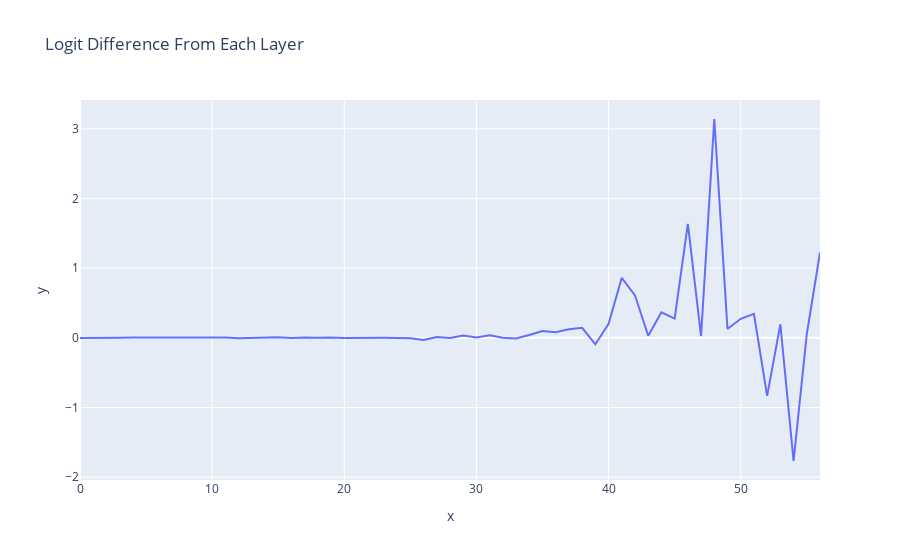

This figure's notebook cell:
### Code cell
per_layer_residual, labels = clean_cache.decompose_resid(
    layer=-1, pos_slice=-1, return_labels=True
)
per_layer_logit_diffs = residual_stack_to_logit_diff(per_layer_residual, clean_cache)
line(per_layer_logit_diffs, hover_name=labels, title="Logit Difference From Each Layer")

### Figure 1 — Plotly figure (JSON) as saved in the notebook; plotly's stock layout.template omitted (floating-point values rounded to 4 significant figures)
{"data": [{"hovertemplate": "<b>%{hovertext}</b><br><br>x=%{x}<br>y=%{y}<extra></extra>", "hovertext": ["embed", "0_attn_out", "0_mlp_out", "1_attn_out", "1_mlp_out", "2_attn_out", "2_mlp_out", "3_attn_out", "3_mlp_out", "4_attn_out", "4_mlp_out", "5_attn_out", "5_mlp_out", "6_attn_out", "6_mlp_out", "7_attn_out", "7_mlp_out", "8_attn_out", "8_mlp_out", "9_attn_out", "9_mlp_out", "10_attn_out", "10_mlp_out", "11_attn_out", "11_mlp_out", "12_attn_out", "12_mlp_out", "13_attn_out", "13_mlp_out", "14_attn_out", "14_mlp_out", "15_attn_out", "15_mlp_out", "16_attn_out", "16_mlp_out", "17_attn_out", "17_mlp_out", "18_attn_out", "18_mlp_out", "19_attn_out", "19_mlp_out", "20_attn_out", "20_mlp_out", "21_attn_out", "21_mlp_out", "22_attn_out", "22_mlp_out", "23_attn_out", "23_mlp_out", "24_attn_out", "24_mlp_out", "25_attn_out", "25_mlp_out", "26_attn_out", "26_mlp_out", "27_attn_out", "27_mlp_out"], "legendgroup": "", "line": {"color": "#636efa", "dash": "solid"}, "marker": {"symbol": "circle"}, "mode": "lines", "name": "", "orientation": "v", "showlegend": false, "type": "scatter", "x": [0, 1, 2, 3, 4, 5, 6, 7, 8, 9, 10, 11, 12, 13, 14, 15, 16, 17, 18, 19, 20, 21, 22, 23, 24, 25, 26, 27, 28, 29, 30, 31, 32, 33, 34, 35, 36, 37, 38, 39, 40, 41, 42, 43, 44, 45, 46, 47, 48, 49, 50, 51, 52, 53, 54, 55, 56], "xaxis": "x", "y": [-0.002118, 0.002165, -0.003009, 0.0002476, 0.002889, 0.003172, -0.001314, 0.004655, -0.001984, -0.001481, -0.0006598, 0.004511, -0.006169, -0.002861, 0.002527, 0.009127, -0.004249, 0.004968, 0.0005942, 0.006126, -0.001167, 0.002716, 0.00183, 0.0003199, -0.002255, -0.005025, -0.03162, 0.01137, -0.003645, 0.03291, 0.003752, 0.03665, 0.002348, -0.01084, 0.04162, 0.09756, 0.08139, 0.1224, 0.1432, -0.09383, 0.2021, 0.8613, 0.6074, 0.02895, 0.3662, 0.2756, 1.637, 0.02535, 3.14, 0.1258, 0.2728, 0.3428, -0.8329, 0.194, -1.768, 0.05285, 1.224], "yaxis": "y"}], "layout": {"legend": {"tracegroupgap": 0}, "title": {"text": "Logit Difference From Each Layer"}, "xaxis": {"anchor": "y", "domain": [0, 1], "title": {"text": "x"}}, "yaxis": {"anchor": "x", "domain": [0, 1], "title": {"text": "y"}}}}
